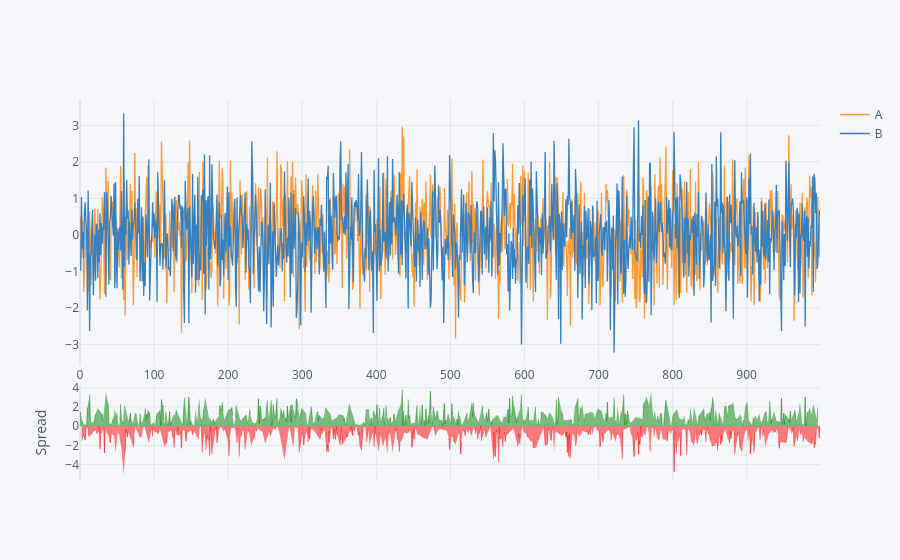

Notebook cell for this chart:
### Code cell
df[['A', 'B']].iplot(kind='spread')

### Figure 1 — Plotly figure (JSON) as saved in the notebook; plotly's stock layout.template omitted (floating-point values rounded to 4 significant figures; data arrays with more than 128 entries replaced by an {"elided": "..."} marker saying what was removed)
{"data": [{"line": {"color": "rgba(255, 153, 51, 1.0)", "dash": "solid", "shape": "linear", "width": 1.3}, "mode": "lines", "name": "A", "text": "", "type": "scatter", "x": {"elided": "1000 int values"}, "y": {"elided": "1000 float values"}}, {"line": {"color": "rgba(55, 128, 191, 1.0)", "dash": "solid", "shape": "linear", "width": 1.3}, "mode": "lines", "name": "B", "text": "", "type": "scatter", "x": {"elided": "1000 int values"}, "y": {"elided": "1000 float values"}}, {"connectgaps": false, "fill": "tozeroy", "line": {"color": "green", "dash": "solid", "shape": "linear", "width": 0.5}, "mode": "lines", "name": "Spread", "showlegend": false, "type": "scatter", "x": {"elided": "1000 int values"}, "xaxis": "x2", "y": {"elided": "1000 mixed values"}, "yaxis": "y2"}, {"connectgaps": false, "fill": "tozeroy", "line": {"color": "red", "dash": "solid", "shape": "linear", "width": 0.5}, "mode": "lines", "name": "Spread", "showlegend": false, "type": "scatter", "x": {"elided": "1000 int values"}, "xaxis": "x2", "y": {"elided": "1000 mixed values"}, "yaxis": "y2"}], "layout": {"hovermode": "x", "legend": {"bgcolor": "#F5F6F9", "font": {"color": "#4D5663"}}, "paper_bgcolor": "#F5F6F9", "plot_bgcolor": "#F5F6F9", "title": {"font": {"color": "#4D5663"}}, "xaxis": {"gridcolor": "#E1E5ED", "showgrid": true, "tickfont": {"color": "#4D5663"}, "title": {"font": {"color": "#4D5663"}, "text": ""}, "zerolinecolor": "#E1E5ED"}, "xaxis2": {"anchor": "y2", "gridcolor": "#E1E5ED", "showgrid": true, "showticklabels": false, "tickfont": {"color": "#4D5663"}, "title": {"font": {"color": "#4D5663"}, "text": ""}, "zerolinecolor": "#E1E5ED"}, "yaxis": {"domain": [0.3, 1], "gridcolor": "#E1E5ED", "showgrid": true, "tickfont": {"color": "#4D5663"}, "title": {"font": {"color": "#4D5663"}, "text": ""}, "zerolinecolor": "#E1E5ED"}, "yaxis2": {"domain": [0, 0.25], "gridcolor": "#E1E5ED", "showgrid": true, "tickfont": {"color": "#4D5663"}, "title": {"font": {"color": "#4D5663"}, "text": "Spread"}, "zerolinecolor": "#E1E5ED"}}}
